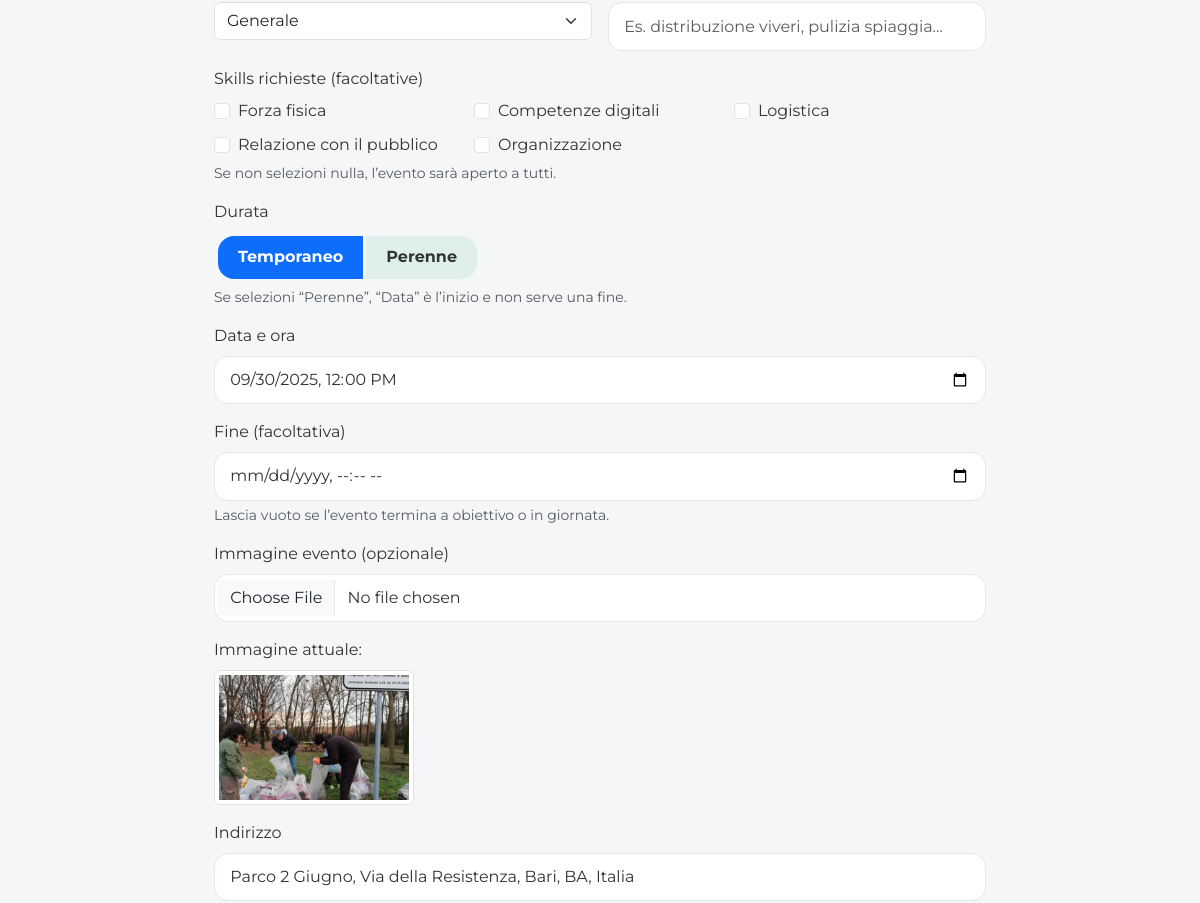
The page /events/edit/1 (signed in, middle part) on the database as committed earlier.
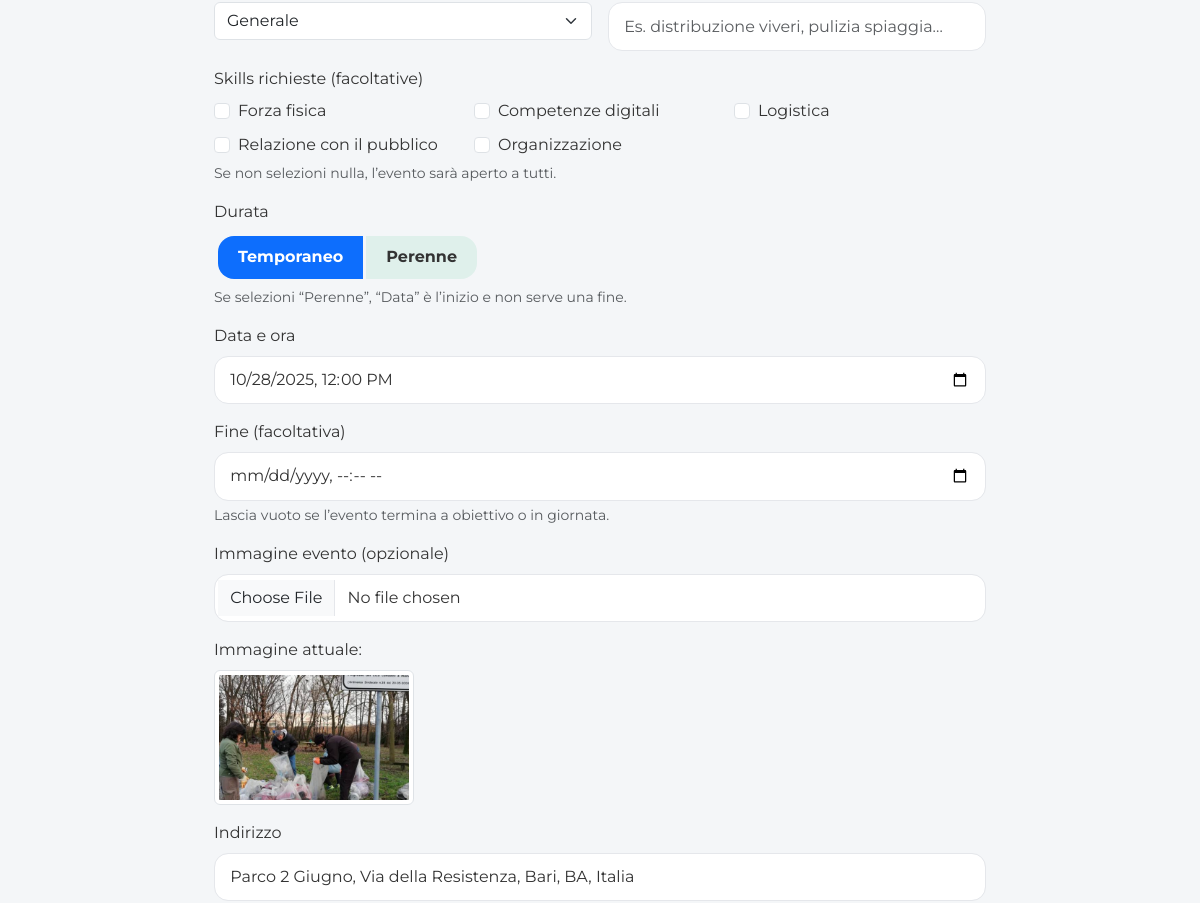
The same page on the database as committed later.
### app/database/models/event.py (models this page shows, shortened)
class Event(db.Model):
    __tablename__ = "event"
    id = db.Column(db.Integer, primary_key=True)
    title = db.Column(db.String(150), nullable=False)
    description = db.Column(db.Text, nullable=True)
    date = db.Column(db.DateTime, nullable=False, index=True)
    location = db.Column(db.String(255), nullable=False)
    image_filename = db.Column(db.String(255), nullable=True)
    latitude = db.Column(db.Float)
    longitude = db.Column(db.Float)
    created_at = db.Column(db.DateTime, nullable=False, default=datetime.utcnow, index=True)
    updated_at = db.Column(
        db.DateTime,
        nullable=False,
        default=datetime.utcnow,
        onupdate=datetime.utcnow,
        index=True,
    )
    duration = db.Column(db.String(20), nullable=False, default="temporary", index=True)
    skills = db.Column(db.Text, nullable=False, default="[]")
    activity = db.Column(db.String(50), nullable=True, index=True)
    type = db.Column(db.String(20), nullable=False, default="event", index=True)
    capacity_max = db.Column(db.Integer, nullable=True)
    association_id = db.Column(db.Integer, db.ForeignKey("user.id"), nullable=False, index=True)
    association = db.relationship("User", back_populates="events")
    __table_args__ = (
        db.Index("ix_event_geo", "latitude", "longitude"),
        db.Index("ix_event_duration_date", "duration", "date"),
    )

### app/blueprints/events/routes.py (the view, shortened to what this page needs)
@events_bp.route("/edit/<int:event_id>", methods=["GET", "POST"])
@login_required
def edit_event(event_id: int):
    event: Event = Event.query.get_or_404(event_id)
    if current_user.user_type != "association" or event.association_id != current_user.id:
        abort(403)
    form = EventForm(obj=event)
    return render_template("pages/event_form.html", form=form, edit=True, event=event)

### app/templates/pages/event_form.html (shortened to what the changed rows need)
{% extends 'layout/base.html' %}
{% block content %}
<div class="container mt-4">
  <form method="POST" enctype="multipart/form-data" novalidate>
          {% set cur_type = (event.type if edit and event else request.form.get('type')) or 'general' %}
      {% set selected_skills =
          (event.skills if edit and event and event.skills else request.form.getlist('skills')) or [] %}
      {% set SKILLS = [
          ('fisica','Forza fisica'),
          ('informatica','Competenze digitali'),
          ('logistica','Logistica'),
          ('relazione','Relazione con il pubblico'),
          ('organizzazione','Organizzazione')
      ] %}
      {% set cur_duration = (event.duration if edit and event else request.form.get('duration')) or 'temporary' %}
    <div class="mb-3">
      {{ form.date.label(class="form-label") }}
      {{ form.date(class="form-control", type="datetime-local") }}
    </div>
    <div class="mb-3">
      {% if edit and event.image_filename %}
        <div class="mt-3">
          <label class="form-label">{{ _('Immagine attuale:') }}</label><br>
          <img src="{{ url_for('static', filename='uploads/events/' ~ event.image_filename) }}"
               alt="Immagine evento"
               class="img-thumbnail"
               style="max-width: 200px;">
        </div>
      {% endif %}
    </div>
    <div class="mb-3">
      <label for="location-input" class="form-label">{{ _('Indirizzo') }}</label>
      <input type="text" id="location-input" name="location" class="form-control"
             value="{{ form.location.data or '' }}"
             placeholder="Es. Via Sparano 120, Bari">
    </div>
    {% set capacity_mode = (('unlimited' if (edit and event and not event.capacity_max) else 'limited') if edit else (request.form.get('capacity_mode') or 'unlimited')) %}
  </form>
</div>
{% endblock %}

Rows that differ between the two databases and show on the page:
changed Event "Parco 2 Giugno, Via della Resistenza, Bari, BA, Italia": date "09/30/2025 12:00" → "10/28/2025 12:00"
